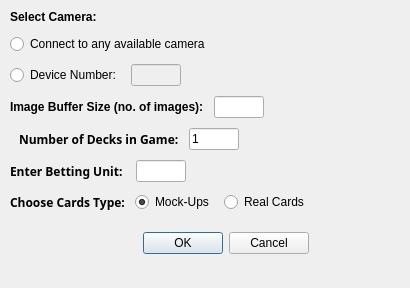
<?xml version="1.0" encoding="UTF-8"?>
<ui version="4.0">
 <class>CameraConnectDialog</class>
 <widget class="QDialog" name="CameraConnectDialog">
  <property name="geometry">
   <rect>
    <x>0</x>
    <y>0</y>
    <width>410</width>
    <height>288</height>
   </rect>
  </property>
  <property name="sizePolicy">
   <sizepolicy hsizetype="Maximum" vsizetype="Maximum">
    <horstretch>0</horstretch>
    <verstretch>0</verstretch>
   </sizepolicy>
  </property>
  <property name="minimumSize">
   <size>
    <width>410</width>
    <height>275</height>
   </size>
  </property>
  <property name="maximumSize">
   <size>
    <width>16777215</width>
    <height>288</height>
   </size>
  </property>
  <property name="windowTitle">
   <string>Connect to Camera</string>
  </property>
  <widget class="QWidget" name="layoutWidget">
   <property name="geometry">
    <rect>
     <x>10</x>
     <y>10</y>
     <width>391</width>
     <height>325</height>
    </rect>
   </property>
   <layout class="QVBoxLayout" name="verticalLayout">
    <property name="spacing">
     <number>10</number>
    </property>
    <property name="sizeConstraint">
     <enum>QLayout::SetFixedSize</enum>
    </property>
    <item>
     <widget class="QLabel" name="label_1">
      <property name="font">
       <font>
        <weight>75</weight>
        <bold>true</bold>
       </font>
      </property>
      <property name="text">
       <string>Select Camera:</string>
      </property>
     </widget>
    </item>
    <item>
     <widget class="QRadioButton" name="anyCameraButton">
      <property name="text">
       <string>Connect to any available camera</string>
      </property>
      <property name="checked">
       <bool>true</bool>
      </property>
     </widget>
    </item>
    <item>
     <layout class="QHBoxLayout" name="horizontalLayout_2">
      <item>
       <widget class="QRadioButton" name="deviceNumberButton">
        <property name="text">
         <string>Device Number:</string>
        </property>
       </widget>
      </item>
      <item>
       <widget class="QLineEdit" name="deviceNumberEdit">
        <property name="enabled">
         <bool>false</bool>
        </property>
        <property name="sizePolicy">
         <sizepolicy hsizetype="Fixed" vsizetype="Fixed">
          <horstretch>0</horstretch>
          <verstretch>0</verstretch>
         </sizepolicy>
        </property>
        <property name="minimumSize">
         <size>
          <width>50</width>
          <height>0</height>
         </size>
        </property>
        <property name="maximumSize">
         <size>
          <width>50</width>
          <height>16777215</height>
         </size>
        </property>
       </widget>
      </item>
      <item>
       <spacer name="horizontalSpacer_1">
        <property name="orientation">
         <enum>Qt::Horizontal</enum>
        </property>
        <property name="sizeHint" stdset="0">
         <size>
          <width>40</width>
          <height>20</height>
         </size>
        </property>
       </spacer>
      </item>
     </layout>
    </item>
    <item>
     <layout class="QHBoxLayout" name="horizontalLayout">
      <item>
       <widget class="QLabel" name="label_2">
        <property name="font">
         <font>
          <weight>75</weight>
          <bold>true</bold>
         </font>
        </property>
        <property name="text">
         <string>Image Buffer Size (no. of images):</string>
        </property>
       </widget>
      </item>
      <item>
       <widget class="QLineEdit" name="imageBufferSizeEdit">
        <property name="sizePolicy">
         <sizepolicy hsizetype="Minimum" vsizetype="Fixed">
          <horstretch>0</horstretch>
          <verstretch>0</verstretch>
         </sizepolicy>
        </property>
        <property name="minimumSize">
         <size>
          <width>50</width>
          <height>0</height>
         </size>
        </property>
        <property name="maximumSize">
         <size>
          <width>50</width>
          <height>16777215</height>
         </size>
        </property>
       </widget>
      </item>
      <item>
       <spacer name="horizontalSpacer_2">
        <property name="orientation">
         <enum>Qt::Horizontal</enum>
        </property>
        <property name="sizeHint" stdset="0">
         <size>
          <width>40</width>
          <height>20</height>
         </size>
        </property>
       </spacer>
      </item>
     </layout>
    </item>
    <item>
     <layout class="QHBoxLayout" name="horizontalLayout_5">
      <property name="leftMargin">
       <number>9</number>
      </property>
      <item>
       <widget class="QLabel" name="label_3">
        <property name="font">
         <font>
          <family>Aharoni CLM</family>
          <weight>75</weight>
          <bold>true</bold>
         </font>
        </property>
        <property name="text">
         <string>Number of Decks in Game:</string>
        </property>
       </widget>
      </item>
      <item>
       <widget class="QLineEdit" name="numDecksInput">
        <property name="maximumSize">
         <size>
          <width>50</width>
          <height>16777215</height>
         </size>
        </property>
        <property name="inputMethodHints">
         <set>Qt::ImhDigitsOnly</set>
        </property>
        <property name="text">
         <string>1</string>
        </property>
        <property name="maxLength">
         <number>10</number>
        </property>
       </widget>
      </item>
      <item>
       <spacer name="horizontalSpacer">
        <property name="orientation">
         <enum>Qt::Horizontal</enum>
        </property>
        <property name="sizeHint" stdset="0">
         <size>
          <width>40</width>
          <height>20</height>
         </size>
        </property>
       </spacer>
      </item>
     </layout>
    </item>
    <item>
     <layout class="QHBoxLayout" name="horizontalLayout_6">
      <item>
       <widget class="QLabel" name="label_4">
        <property name="font">
         <font>
          <family>Aharoni CLM</family>
          <weight>75</weight>
          <bold>true</bold>
         </font>
        </property>
        <property name="text">
         <string>Enter Betting Unit: </string>
        </property>
       </widget>
      </item>
      <item>
       <widget class="QLineEdit" name="bettingUnitInput">
        <property name="maximumSize">
         <size>
          <width>50</width>
          <height>16777215</height>
         </size>
        </property>
        <property name="inputMethodHints">
         <set>Qt::ImhDigitsOnly</set>
        </property>
       </widget>
      </item>
      <item>
       <spacer name="horizontalSpacer_3">
        <property name="orientation">
         <enum>Qt::Horizontal</enum>
        </property>
        <property name="sizeHint" stdset="0">
         <size>
          <width>40</width>
          <height>20</height>
         </size>
        </property>
       </spacer>
      </item>
     </layout>
    </item>
    <item>
     <layout class="QHBoxLayout" name="horizontalLayout_3">
      <item>
       <widget class="QLabel" name="label">
        <property name="font">
         <font>
          <family>Aharoni CLM</family>
          <weight>75</weight>
          <bold>true</bold>
         </font>
        </property>
        <property name="text">
         <string>Choose Cards Type:</string>
        </property>
       </widget>
      </item>
      <item>
       <widget class="QRadioButton" name="mockUpRadio">
        <property name="text">
         <string>Mock-Ups</string>
        </property>
        <property name="checked">
         <bool>true</bool>
        </property>
        <attribute name="buttonGroup">
         <string>buttonGroup</string>
        </attribute>
       </widget>
      </item>
      <item>
       <widget class="QRadioButton" name="RealCardsRadio">
        <property name="text">
         <string>Real Cards</string>
        </property>
        <attribute name="buttonGroup">
         <string>buttonGroup</string>
        </attribute>
       </widget>
      </item>
     </layout>
    </item>
    <item>
     <spacer name="verticalSpacer">
      <property name="orientation">
       <enum>Qt::Vertical</enum>
      </property>
      <property name="sizeHint" stdset="0">
       <size>
        <width>20</width>
        <height>10</height>
       </size>
      </property>
     </spacer>
    </item>
    <item>
     <widget class="QDialogButtonBox" name="okCancelBox">
      <property name="orientation">
       <enum>Qt::Horizontal</enum>
      </property>
      <property name="standardButtons">
       <set>QDialogButtonBox::Cancel|QDialogButtonBox::Ok</set>
      </property>
     </widget>
    </item>
   </layout>
  </widget>
 </widget>
 <tabstops>
  <tabstop>anyCameraButton</tabstop>
  <tabstop>deviceNumberButton</tabstop>
  <tabstop>deviceNumberEdit</tabstop>
  <tabstop>imageBufferSizeEdit</tabstop>
  <tabstop>okCancelBox</tabstop>
 </tabstops>
 <resources/>
 <connections>
  <connection>
   <sender>okCancelBox</sender>
   <signal>accepted()</signal>
   <receiver>CameraConnectDialog</receiver>
   <slot>accept()</slot>
   <hints>
    <hint type="sourcelabel">
     <x>430</x>
     <y>136</y>
    </hint>
    <hint type="destinationlabel">
     <x>157</x>
     <y>274</y>
    </hint>
   </hints>
  </connection>
  <connection>
   <sender>okCancelBox</sender>
   <signal>rejected()</signal>
   <receiver>CameraConnectDialog</receiver>
   <slot>reject()</slot>
   <hints>
    <hint type="sourcelabel">
     <x>430</x>
     <y>136</y>
    </hint>
    <hint type="destinationlabel">
     <x>286</x>
     <y>274</y>
    </hint>
   </hints>
  </connection>
  <connection>
   <sender>anyCameraButton</sender>
   <signal>clicked(bool)</signal>
   <receiver>deviceNumberEdit</receiver>
   <slot>setDisabled(bool)</slot>
   <hints>
    <hint type="sourcelabel">
     <x>205</x>
     <y>38</y>
    </hint>
    <hint type="destinationlabel">
     <x>217</x>
     <y>67</y>
    </hint>
   </hints>
  </connection>
  <connection>
   <sender>deviceNumberButton</sender>
   <signal>clicked(bool)</signal>
   <receiver>deviceNumberEdit</receiver>
   <slot>setEnabled(bool)</slot>
   <hints>
    <hint type="sourcelabel">
     <x>130</x>
     <y>93</y>
    </hint>
    <hint type="destinationlabel">
     <x>281</x>
     <y>93</y>
    </hint>
   </hints>
  </connection>
 </connections>
 <buttongroups>
  <buttongroup name="buttonGroup"/>
 </buttongroups>
</ui>
